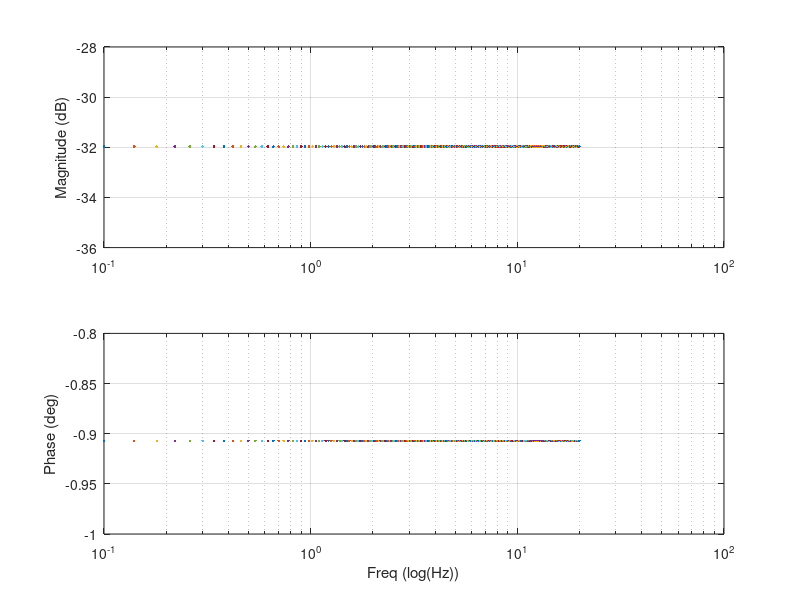

The MATLAB source for this figure:
% Tutorial for drawing the bode plot
clear all
close all

% Construct the transfer function
g = tf([1],[0.8 1 400/10]);

% Set the frequency vector that prescribes the range we need the bode plots
% In the experiments we ran random tests in the range of 0.1 to 20 Hz. Theoretical bode works on rad/s
w = (0.1*2*pi:0.04*2*pi:20*2*pi)'; 

% Obtain the bode amplitude and phase as data points
[amp,pha] = bode(g,w); 

% Plotting the bode plot
figure(4)
% Converting the freq to Hz here so that you 
% directly plot your experimental bode on top of it also, be careful 
% with the dB conversion of the amplitude  
subplot(2,1,1)     
semilogx(w/2/pi,20*log10(amp(1,:)))
ylabel('Magnitude (dB)');
grid on 
% Plot the bode pahse.                                                        
subplot(2,1,2)  
semilogx(w/2/pi,pha(1,:))%plot the bode phase in degrees
xlabel('Freq (log(Hz))');
ylabel('Phase (deg)');
grid on